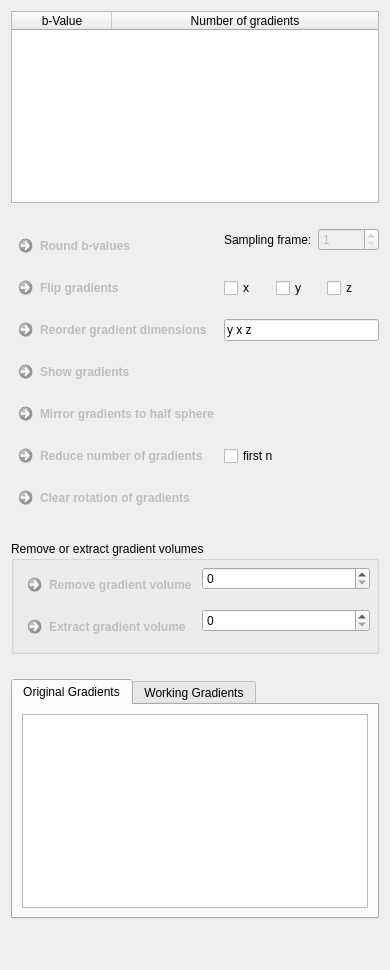
     <widget class="QWidget" name="tab_4">
      <attribute name="title">
       <string>Gradients</string>
      </attribute>
      <layout class="QGridLayout" name="gridLayout_6">
       <property name="verticalSpacing">
        <number>25</number>
       </property>
       <item row="5" column="0">
        <widget class="QGroupBox" name="groupBox_6">
         <property name="title">
          <string>Remove or extract gradient volumes</string>
         </property>
         <layout class="QFormLayout" name="formLayout_3">
          <property name="horizontalSpacing">
           <number>6</number>
          </property>
          <property name="verticalSpacing">
           <number>6</number>
          </property>
          <property name="leftMargin">
           <number>6</number>
          </property>
          <property name="topMargin">
           <number>6</number>
          </property>
          <property name="rightMargin">
           <number>6</number>
          </property>
          <property name="bottomMargin">
           <number>6</number>
          </property>
          <item row="0" column="0">
           <widget class="QCommandLinkButton" name="m_RemoveGradientButton">
            <property name="enabled">
             <bool>false</bool>
            </property>
            <property name="text">
             <string>Remove gradient volume</string>
            </property>
           </widget>
          </item>
          <item row="0" column="1">
           <widget class="QSpinBox" name="m_RemoveGradientBox"/>
          </item>
          <item row="1" column="0">
           <widget class="QCommandLinkButton" name="m_ExtractGradientButton">
            <property name="enabled">
             <bool>false</bool>
            </property>
            <property name="text">
             <string>Extract gradient volume</string>
            </property>
           </widget>
          </item>
          <item row="1" column="1">
           <widget class="QSpinBox" name="m_ExtractGradientBox"/>
          </item>
         </layout>
        </widget>
       </item>
       <item row="3" column="0" rowspan="2">
        <widget class="QFrame" name="frame_2">
         <property name="frameShape">
          <enum>QFrame::NoFrame</enum>
         </property>
         <property name="frameShadow">
          <enum>QFrame::Raised</enum>
         </property>
         <layout class="QGridLayout" name="gridLayout_10">
          <property name="leftMargin">
           <number>0</number>
          </property>
          <property name="topMargin">
           <number>0</number>
          </property>
          <property name="rightMargin">
           <number>0</number>
          </property>
          <property name="bottomMargin">
           <number>0</number>
          </property>
          <property name="horizontalSpacing">
           <number>6</number>
          </property>
          <item row="9" column="0">
           <widget class="QCommandLinkButton" name="m_ReduceGradientsButton">
            <property name="enabled">
             <bool>false</bool>
            </property>
            <property name="toolTip">
             <string>Retain only the specified number of gradient directions and according image volumes. The retained directions are spread equally over the half sphere using an iterative energy repulsion strategy.</string>
            </property>
            <property name="statusTip">
             <string/>
            </property>
            <property name="whatsThis">
             <string notr="true"/>
            </property>
            <property name="text">
             <string>Reduce number of gradients</string>
            </property>
           </widget>
          </item>
          <item row="3" column="1">
           <layout class="QFormLayout" name="formLayout">
            <item row="0" column="0">
             <widget class="QLabel" name="label_2">
              <property name="toolTip">
               <string>&lt;html&gt;&lt;head/&gt;&lt;body&gt;&lt;p&gt;Define the sampling frame the b-Values are rounded with.&lt;/p&gt;&lt;/body&gt;&lt;/html&gt;</string>
              </property>
              <property name="text">
               <string>Sampling frame:</string>
              </property>
             </widget>
            </item>
            <item row="0" column="1">
             <widget class="QSpinBox" name="m_B_ValueMap_Rounder_SpinBox">
              <property name="enabled">
               <bool>false</bool>
              </property>
              <property name="toolTip">
               <string>&lt;html&gt;&lt;head/&gt;&lt;body&gt;&lt;p&gt;Round b-values to nearest multiple of this value (click &amp;quot;Round b-value&amp;quot; to create new image with these values).&lt;/p&gt;&lt;/body&gt;&lt;/html&gt;</string>
              </property>
              <property name="correctionMode">
               <enum>QAbstractSpinBox::CorrectToNearestValue</enum>
              </property>
              <property name="minimum">
               <number>1</number>
              </property>
              <property name="maximum">
               <number>10000</number>
              </property>
              <property name="singleStep">
               <number>10</number>
              </property>
             </widget>
            </item>
           </layout>
          </item>
          <item row="4" column="1">
           <widget class="QFrame" name="frame_8">
            <property name="frameShape">
             <enum>QFrame::NoFrame</enum>
            </property>
            <property name="frameShadow">
             <enum>QFrame::Plain</enum>
            </property>
            <layout class="QGridLayout" name="gridLayout_21">
             <property name="leftMargin">
              <number>0</number>
             </property>
             <property name="topMargin">
              <number>0</number>
             </property>
             <property name="rightMargin">
              <number>0</number>
             </property>
             <property name="bottomMargin">
              <number>0</number>
             </property>
             <property name="spacing">
              <number>0</number>
             </property>
             <item row="0" column="0">
              <widget class="QCheckBox" name="m_FlipGradBoxX">
               <property name="text">
                <string>x</string>
               </property>
              </widget>
             </item>
             <item row="0" column="1">
              <widget class="QCheckBox" name="m_FlipGradBoxY">
               <property name="text">
                <string>y</string>
               </property>
              </widget>
             </item>
             <item row="0" column="2">
              <widget class="QCheckBox" name="m_FlipGradBoxZ">
               <property name="text">
                <string>z</string>
               </property>
              </widget>
             </item>
            </layout>
           </widget>
          </item>
          <item row="7" column="0">
           <widget class="QCommandLinkButton" name="m_MirrorGradientToHalfSphereButton">
            <property name="enabled">
             <bool>false</bool>
            </property>
            <property name="toolTip">
             <string>Sometimes the gradient directions are not located on one half sphere.</string>
            </property>
            <property name="statusTip">
             <string/>
            </property>
            <property name="whatsThis">
             <string notr="true"/>
            </property>
            <property name="text">
             <string>Mirror gradients to half sphere</string>
            </property>
           </widget>
          </item>
          <item row="4" column="0">
           <widget class="QCommandLinkButton" name="m_FlipGradientsButton">
            <property name="enabled">
             <bool>false</bool>
            </property>
            <property name="toolTip">
             <string>Generate pointset displaying the gradient vectors (applied measurement frame).</string>
            </property>
            <property name="statusTip">
             <string/>
            </property>
            <property name="whatsThis">
             <string notr="true"/>
            </property>
            <property name="text">
             <string>Flip gradients</string>
            </property>
           </widget>
          </item>
          <item row="3" column="0">
           <widget class="QCommandLinkButton" name="m_CreateLengthCorrectedDwi">
            <property name="enabled">
             <bool>false</bool>
            </property>
            <property name="text">
             <string>Round b-values</string>
            </property>
           </widget>
          </item>
          <item row="6" column="0">
           <widget class="QCommandLinkButton" name="m_ShowGradientsButton">
            <property name="enabled">
             <bool>false</bool>
            </property>
            <property name="toolTip">
             <string>Generate pointset displaying the gradient vectors (applied measurement frame).</string>
            </property>
            <property name="statusTip">
             <string/>
            </property>
            <property name="whatsThis">
             <string notr="true"/>
            </property>
            <property name="text">
             <string>Show gradients</string>
            </property>
           </widget>
          </item>
          <item row="9" column="1">
           <widget class="QCheckBox" name="m_KeepFirstNBox">
            <property name="toolTip">
             <string>Don't optimize gradients to retain, simply keep first n gradients per b-value.</string>
            </property>
            <property name="text">
             <string>first n</string>
            </property>
           </widget>
          </item>
          <item row="10" column="0">
           <widget class="QCommandLinkButton" name="m_ClearRotationButton">
            <property name="enabled">
             <bool>false</bool>
            </property>
            <property name="toolTip">
             <string>By default, the image matrix is applied to the image gradients. This button removes this additional rotation.</string>
            </property>
            <property name="statusTip">
             <string/>
            </property>
            <property name="whatsThis">
             <string notr="true"/>
            </property>
            <property name="text">
             <string>Clear rotation of gradients</string>
            </property>
           </widget>
          </item>
          <item row="5" column="0">
           <widget class="QCommandLinkButton" name="m_SwapGradientsButton">
            <property name="enabled">
             <bool>false</bool>
            </property>
            <property name="toolTip">
             <string>Generate pointset displaying the gradient vectors (applied measurement frame).</string>
            </property>
            <property name="statusTip">
             <string/>
            </property>
            <property name="whatsThis">
             <string notr="true"/>
            </property>
            <property name="text">
             <string>Reorder gradient dimensions</string>
            </property>
           </widget>
          </item>
          <item row="5" column="1">
           <widget class="QLineEdit" name="m_SwapGradientsEdit">
            <property name="toolTip">
             <string>New order of gradient vector components (e.g. swap x and y)</string>
            </property>
            <property name="text">
             <string>y x z</string>
            </property>
           </widget>
          </item>
         </layout>
        </widget>
       </item>
       <item row="6" column="0">
        <widget class="QTabWidget" name="tabWidget_2">
         <property name="currentIndex">
          <number>0</number>
         </property>
         <widget class="QWidget" name="tab">
          <attribute name="title">
           <string>Original Gradients</string>
          </attribute>
          <layout class="QGridLayout" name="gridLayout_24">
           <item row="0" column="0">
            <widget class="QPlainTextEdit" name="m_OriginalGradientsText">
             <property name="verticalScrollBarPolicy">
              <enum>Qt::ScrollBarAsNeeded</enum>
             </property>
             <property name="horizontalScrollBarPolicy">
              <enum>Qt::ScrollBarAsNeeded</enum>
             </property>
             <property name="sizeAdjustPolicy">
              <enum>QAbstractScrollArea::AdjustIgnored</enum>
             </property>
             <property name="lineWrapMode">
              <enum>QPlainTextEdit::NoWrap</enum>
             </property>
             <property name="readOnly">
              <bool>true</bool>
             </property>
            </widget>
           </item>
          </layout>
         </widget>
         <widget class="QWidget" name="tab_6">
          <attribute name="title">
           <string>Working Gradients</string>
          </attribute>
          <layout class="QGridLayout" name="gridLayout_23">
           <item row="0" column="0">
            <widget class="QPlainTextEdit" name="m_WorkingGradientsText">
             <property name="verticalScrollBarPolicy">
              <enum>Qt::ScrollBarAsNeeded</enum>
             </property>
             <property name="horizontalScrollBarPolicy">
              <enum>Qt::ScrollBarAsNeeded</enum>
             </property>
             <property name="sizeAdjustPolicy">
              <enum>QAbstractScrollArea::AdjustIgnored</enum>
             </property>
             <property name="lineWrapMode">
              <enum>QPlainTextEdit::NoWrap</enum>
             </property>
             <property name="readOnly">
              <bool>true</bool>
             </property>
            </widget>
           </item>
          </layout>
         </widget>
        </widget>
       </item>
       <item row="7" column="0">
        <spacer name="verticalSpacer_5">
         <property name="orientation">
          <enum>Qt::Vertical</enum>
         </property>
         <property name="sizeHint" stdset="0">
          <size>
           <width>20</width>
           <height>40</height>
          </size>
         </property>
        </spacer>
       </item>
       <item row="0" column="0">
        <widget class="QTableWidget" name="m_B_ValueMap_TableWidget">
         <property name="sizePolicy">
          <sizepolicy hsizetype="Minimum" vsizetype="Minimum">
           <horstretch>0</horstretch>
           <verstretch>0</verstretch>
          </sizepolicy>
         </property>
         <property name="verticalScrollBarPolicy">
          <enum>Qt::ScrollBarAsNeeded</enum>
         </property>
         <property name="horizontalScrollBarPolicy">
          <enum>Qt::ScrollBarAlwaysOff</enum>
         </property>
         <attribute name="horizontalHeaderCascadingSectionResizes">
          <bool>true</bool>
         </attribute>
         <attribute name="horizontalHeaderDefaultSectionSize">
          <number>100</number>
         </attribute>
         <attribute name="horizontalHeaderStretchLastSection">
          <bool>true</bool>
         </attribute>
         <attribute name="verticalHeaderVisible">
          <bool>false</bool>
         </attribute>
         <attribute name="verticalHeaderCascadingSectionResizes">
          <bool>true</bool>
         </attribute>
         <column>
          <property name="text">
           <string>b-Value</string>
          </property>
         </column>
         <column>
          <property name="text">
           <string>Number of gradients</string>
          </property>
         </column>
        </widget>
       </item>
      </layout>
     </widget>
